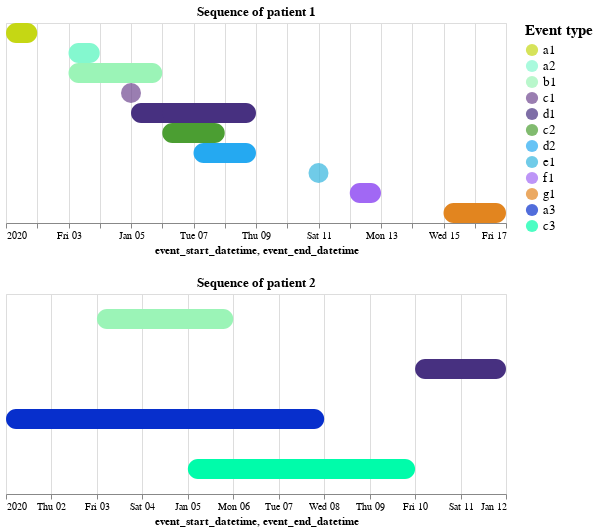

Notebook code for this chart:
### Markdown cell above
Sequences can be plotted as-is, by providing the events dataframe.

### Code cell
plot_trajectories(
    df_events
)

### Figure 1 — Vega-Lite specification as saved in the notebook (floating-point values rounded to 4 significant figures)
{"config": {"view": {"continuousWidth": 400, "continuousHeight": 300}, "axisY": {"disable": true}, "legend": {"labelFontSize": 13, "symbolSize": 150, "titleFontSize": 15}}, "vconcat": [{"layer": [{"mark": {"type": "point", "cursor": "pointer", "filled": true, "size": 400}, "encoding": {"color": {"field": "dim_label", "scale": {"domain": ["a1", "a2", "b1", "c1", "d1", "c2", "d2", "e1", "f1", "g1", "a3", "c3"], "range": ["rgb(197, 215, 20)", "rgb(132, 248, 207)", "rgb(155, 244, 183)", "rgb(111, 71, 144)", "rgb(71, 48, 128)", "rgb(75, 158, 50)", "rgb(37, 169, 241)", "rgb(51, 181, 222)", "rgb(161, 104, 244)", "rgb(226, 133, 31)", "rgb(7, 47, 204)", "rgb(0, 252, 170)"]}, "title": "Event type", "type": "ordinal"}, "tooltip": [{"field": "event", "type": "nominal"}, {"field": "event_start_datetime", "type": "temporal"}], "x": {"field": "event_start_datetime", "type": "temporal"}, "y": {"field": "dim_id", "title": "", "type": "ordinal"}}, "transform": [{"filter": {"not": {"field": "event_end_datetime", "valid": true}}}]}, {"mark": {"type": "bar", "cornerRadius": 10.0, "cursor": "pointer", "filled": true, "height": 20}, "encoding": {"color": {"field": "dim_label", "scale": {"domain": ["a1", "a2", "b1", "c1", "d1", "c2", "d2", "e1", "f1", "g1", "a3", "c3"], "range": ["rgb(197, 215, 20)", "rgb(132, 248, 207)", "rgb(155, 244, 183)", "rgb(111, 71, 144)", "rgb(71, 48, 128)", "rgb(75, 158, 50)", "rgb(37, 169, 241)", "rgb(51, 181, 222)", "rgb(161, 104, 244)", "rgb(226, 133, 31)", "rgb(7, 47, 204)", "rgb(0, 252, 170)"]}, "title": "Event type", "type": "ordinal"}, "tooltip": [{"field": "event", "type": "nominal"}, {"field": "event_start_datetime", "type": "temporal"}, {"field": "event_end_datetime", "type": "temporal"}], "x": {"field": "event_start_datetime", "type": "temporal"}, "x2": {"field": "event_end_datetime"}, "y": {"field": "dim_id", "title": "", "type": "ordinal"}}, "transform": [{"filter": {"field": "event_end_datetime", "valid": true}}]}], "height": 200, "title": "Sequence of patient 1", "transform": [{"filter": "(datum.person_id === 1)"}], "width": 500}, {"layer": [{"mark": {"type": "point", "cursor": "pointer", "filled": true, "size": 400}, "encoding": {"color": {"field": "dim_label", "scale": {"domain": ["a1", "a2", "b1", "c1", "d1", "c2", "d2", "e1", "f1", "g1", "a3", "c3"], "range": ["rgb(197, 215, 20)", "rgb(132, 248, 207)", "rgb(155, 244, 183)", "rgb(111, 71, 144)", "rgb(71, 48, 128)", "rgb(75, 158, 50)", "rgb(37, 169, 241)", "rgb(51, 181, 222)", "rgb(161, 104, 244)", "rgb(226, 133, 31)", "rgb(7, 47, 204)", "rgb(0, 252, 170)"]}, "title": "Event type", "type": "ordinal"}, "tooltip": [{"field": "event", "type": "nominal"}, {"field": "event_start_datetime", "type": "temporal"}], "x": {"field": "event_start_datetime", "type": "temporal"}, "y": {"field": "dim_id", "title": "", "type": "ordinal"}}, "transform": [{"filter": {"not": {"field": "event_end_datetime", "valid": true}}}]}, {"mark": {"type": "bar", "cornerRadius": 10.0, "cursor": "pointer", "filled": true, "height": 20}, "encoding": {"color": {"field": "dim_label", "scale": {"domain": ["a1", "a2", "b1", "c1", "d1", "c2", "d2", "e1", "f1", "g1", "a3", "c3"], "range": ["rgb(197, 215, 20)", "rgb(132, 248, 207)", "rgb(155, 244, 183)", "rgb(111, 71, 144)", "rgb(71, 48, 128)", "rgb(75, 158, 50)", "rgb(37, 169, 241)", "rgb(51, 181, 222)", "rgb(161, 104, 244)", "rgb(226, 133, 31)", "rgb(7, 47, 204)", "rgb(0, 252, 170)"]}, "title": "Event type", "type": "ordinal"}, "tooltip": [{"field": "event", "type": "nominal"}, {"field": "event_start_datetime", "type": "temporal"}, {"field": "event_end_datetime", "type": "temporal"}], "x": {"field": "event_start_datetime", "type": "temporal"}, "x2": {"field": "event_end_datetime"}, "y": {"field": "dim_id", "title": "", "type": "ordinal"}}, "transform": [{"filter": {"field": "event_end_datetime", "valid": true}}]}], "height": 200, "title": "Sequence of patient 2", "transform": [{"filter": "(datum.person_id === 2)"}], "width": 500}], "data": {"name": "data-b9158925e7e0f40285a5809a802777a2"}, "$schema": "https://vega.github.io/schema/vega-lite/v4.17.0.json", "datasets": {"data-b9158925e7e0f40285a5809a802777a2": [{"person_id": 1, "event_family": "A", "event": "a1", "event_start_datetime": "2020-01-01T00:00:00", "event_end_datetime": "2020-01-02T00:00:00", "index_date": "2020-01-01T00:00:00", "dim_id": 0, "dim_label": "a1"}, {"person_id": 1, "event_family": "A", "event": "a2", "event_start_datetime": "2020-01-03T00:00:00", "event_end_datetime": "2020-01-04T00:00:00", "index_date": "2020-01-01T00:00:00", "dim_id": 1, "dim_label": "a2"}, {"person_id": 1, "event_family": "B", "event": "b1", "event_start_datetime": "2020-01-03T00:00:00", "event_end_datetime": "2020-01-06T00:00:00", "index_date": "2020-01-01T00:00:00", "dim_id": 2, "dim_label": "b1"}, {"person_id": 1, "event_family": "C", "event": "c1", "event_start_datetime": "2020-01-05T00:00:00", "event_end_datetime": "", "index_date": "2020-01-01T00:00:00", "dim_id": 3, "dim_label": "c1"}, {"person_id": 1, "event_family": "D", "event": "d1", "event_start_datetime": "2020-01-05T00:00:00", "event_end_datetime": "2020-01-08T00:00:00", "index_date": "2020-01-01T00:00:00", "dim_id": 4, "dim_label": "d1"}, {"person_id": 1, "event_family": "C", "event": "c2", "event_start_datetime": "2020-01-06T00:00:00", "event_end_datetime": "2020-01-08T00:00:00", "index_date": "2020-01-01T00:00:00", "dim_id": 5, "dim_label": "c2"}, {"person_id": 1, "event_family": "D", "event": "d1", "event_start_datetime": "2020-01-06T00:00:00", "event_end_datetime": "2020-01-09T00:00:00", "index_date": "2020-01-01T00:00:00", "dim_id": 4, "dim_label": "d1"}, {"person_id": 1, "event_family": "D", "event": "d2", "event_start_datetime": "2020-01-07T00:00:00", "event_end_datetime": "2020-01-09T00:00:00", "index_date": "2020-01-01T00:00:00", "dim_id": 6, "dim_label": "d2"}, {"person_id": 1, "event_family": "E", "event": "e1", "event_start_datetime": "2020-01-11T00:00:00", "event_end_datetime": "", "index_date": "2020-01-01T00:00:00", "dim_id": 7, "dim_label": "e1"}, {"person_id": 1, "event_family": "F", "event": "f1", "event_start_datetime": "2020-01-12T00:00:00", "event_end_datetime": "2020-01-13T00:00:00", "index_date": "2020-01-01T00:00:00", "dim_id": 8, "dim_label": "f1"}, {"person_id": 1, "event_family": "G", "event": "g1", "event_start_datetime": "2020-01-15T00:00:00", "event_end_datetime": "2020-01-17T00:00:00", "index_date": "2020-01-01T00:00:00", "dim_id": 9, "dim_label": "g1"}, {"person_id": 1, "event_family": "G", "event": "g1", "event_start_datetime": "2020-01-17T00:00:00", "event_end_datetime": "2020-01-17T00:00:00", "index_date": "2020-01-01T00:00:00", "dim_id": 9, "dim_label": "g1"}, {"person_id": 2, "event_family": "A", "event": "a3", "event_start_datetime": "2020-01-01T00:00:00", "event_end_datetime": "2020-01-08T00:00:00", "index_date": "2020-01-01T00:00:00", "dim_id": 10, "dim_label": "a3"}, {"person_id": 2, "event_family": "B", "event": "b1", "event_start_datetime": "2020-01-03T00:00:00", "event_end_datetime": "2020-01-06T00:00:00", "index_date": "2020-01-01T00:00:00", "dim_id": 2, "dim_label": "b1"}, {"person_id": 2, "event_family": "C", "event": "c3", "event_start_datetime": "2020-01-05T00:00:00", "event_end_datetime": "2020-01-07T00:00:00", "index_date": "2020-01-01T00:00:00", "dim_id": 11, "dim_label": "c3"}, {"person_id": 2, "event_family": "C", "event": "c3", "event_start_datetime": "2020-01-06T00:00:00", "event_end_datetime": "2020-01-09T00:00:00", "index_date": "2020-01-01T00:00:00", "dim_id": 11, "dim_label": "c3"}, {"person_id": 2, "event_family": "C", "event": "c3", "event_start_datetime": "2020-01-08T00:00:00", "event_end_datetime": "2020-01-10T00:00:00", "index_date": "2020-01-01T00:00:00", "dim_id": 11, "dim_label": "c3"}, {"person_id": 2, "event_family": "D", "event": "d1", "event_start_datetime": "2020-01-10T00:00:00", "event_end_datetime": "2020-01-12T00:00:00", "index_date": "2020-01-01T00:00:00", "dim_id": 4, "dim_label": "d1"}]}}
